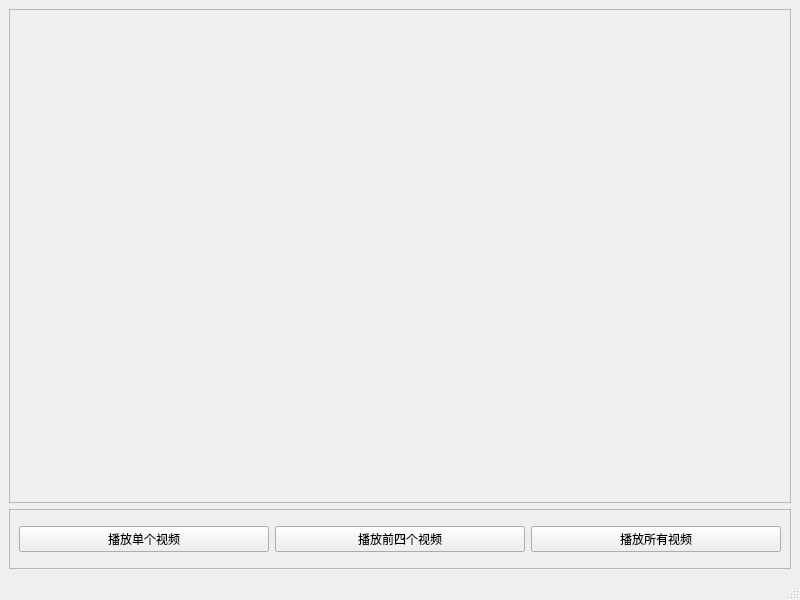
<?xml version="1.0" encoding="UTF-8"?>
<ui version="4.0">
 <class>MainWindow</class>
 <widget class="QMainWindow" name="MainWindow">
  <property name="geometry">
   <rect>
    <x>0</x>
    <y>0</y>
    <width>800</width>
    <height>600</height>
   </rect>
  </property>
  <property name="windowTitle">
   <string>MainWindow</string>
  </property>
  <widget class="QWidget" name="centralwidget">
   <layout class="QVBoxLayout" name="verticalLayout">
    <item>
     <widget class="QFrame" name="frameVideo">
      <property name="frameShape">
       <enum>QFrame::StyledPanel</enum>
      </property>
      <property name="frameShadow">
       <enum>QFrame::Raised</enum>
      </property>
      <layout class="QVBoxLayout" name="verticalLayout_2">
       <item>
        <layout class="QGridLayout" name="gridLayout"/>
       </item>
      </layout>
     </widget>
    </item>
    <item>
     <widget class="QFrame" name="frameButtons">
      <property name="maximumSize">
       <size>
        <width>16777215</width>
        <height>60</height>
       </size>
      </property>
      <property name="frameShape">
       <enum>QFrame::StyledPanel</enum>
      </property>
      <property name="frameShadow">
       <enum>QFrame::Raised</enum>
      </property>
      <layout class="QHBoxLayout" name="horizontalLayout">
       <item>
        <widget class="QPushButton" name="btnPlaySingle">
         <property name="text">
          <string>播放单个视频</string>
         </property>
        </widget>
       </item>
       <item>
        <widget class="QPushButton" name="btnPlayFour">
         <property name="text">
          <string>播放前四个视频</string>
         </property>
        </widget>
       </item>
       <item>
        <widget class="QPushButton" name="btnPlayAll">
         <property name="text">
          <string>播放所有视频</string>
         </property>
        </widget>
       </item>
      </layout>
     </widget>
    </item>
   </layout>
  </widget>
  <widget class="QMenuBar" name="menubar">
   <property name="geometry">
    <rect>
     <x>0</x>
     <y>0</y>
     <width>800</width>
     <height>20</height>
    </rect>
   </property>
  </widget>
  <widget class="QStatusBar" name="statusbar"/>
 </widget>
 <resources/>
 <connections/>
</ui>
